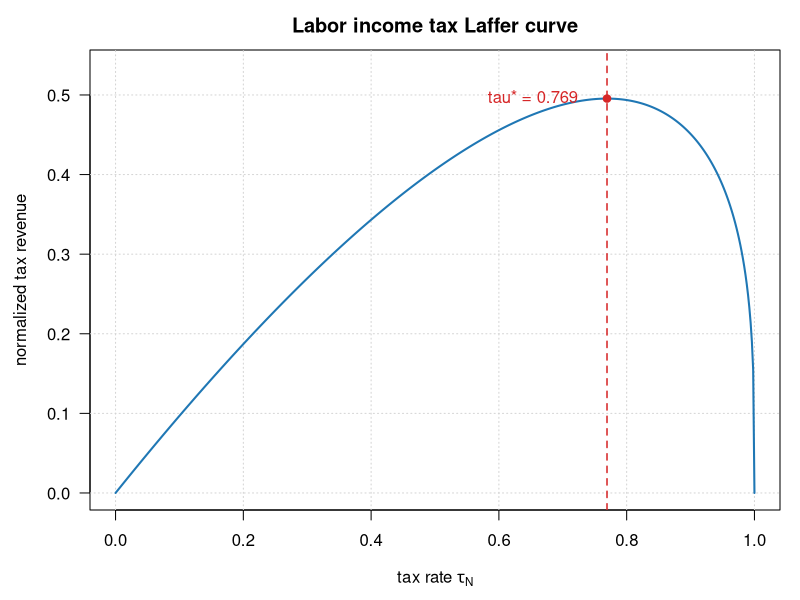

Here is the R script that generated this plot:
## ---- chunk 1
#| label: fig-laffer-curve
#| fig-cap: "労働所得税だけのラッファーカーブ"
#| fig-width: 6.5
#| fig-height: 4
#| echo: !expr knitr::is_html_output()
#| code-fold: true
#| code-summary: "Rコードを表示"

alpha <- 0.4
gamma <- 1
varphi <- 1

denom <- varphi + alpha + gamma * (1 - alpha)
vartheta <- (1 - alpha) / denom
tau_star <- 1 / (1 + vartheta)

tau <- seq(0, 1, length.out = 501)
tax_revenue <- tau * (1 - tau)^vartheta
tax_revenue_star <- tau_star * (1 - tau_star)^vartheta

op <- par(mar = c(4.5, 4.5, 2.5, 1), las = 1)
plot(
  tau, tax_revenue,
  type = "n",
  xlim = c(0, 1),
  ylim = c(0, max(tax_revenue) * 1.08),
  xlab = expression("tax rate " * tau[N]),
  ylab = "normalized tax revenue",
  main = "Labor income tax Laffer curve"
)
grid()
lines(tau, tax_revenue, lwd = 2, col = "#1F77B4")
abline(v = tau_star, lty = 2, lwd = 1.5, col = "#D62728")
points(tau_star, tax_revenue_star, pch = 19, col = "#D62728")
text(
  tau_star - 0.03,
  tax_revenue_star,
  labels = sprintf("tau* = %.3f", tau_star),
  pos = 2,
  col = "#D62728"
)
par(op)
